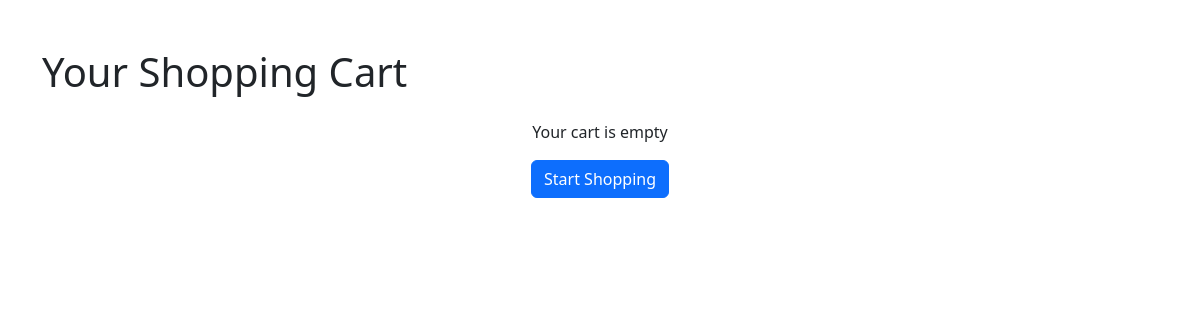
Page /cart/ (signed in) on the earlier database version.
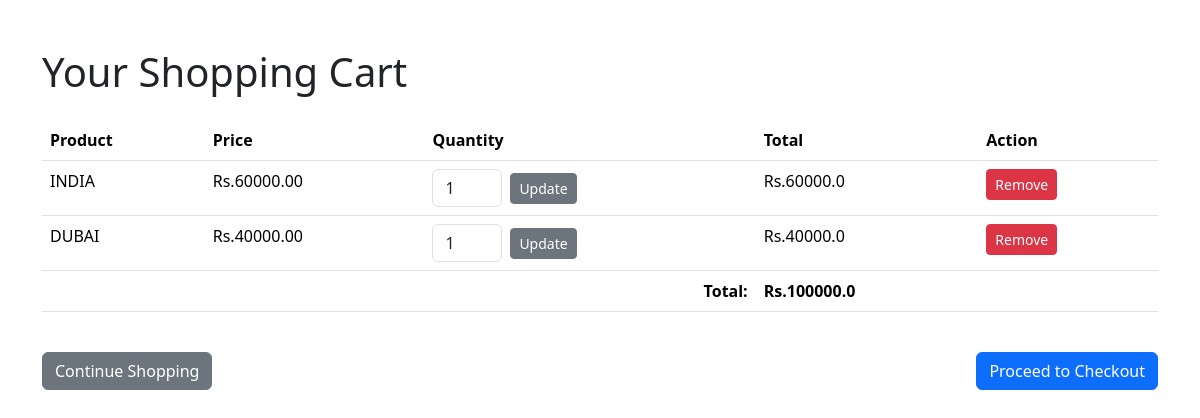
Same page on the later database version.
### myapp/models.py (models this page shows, shortened)
class CartItem(models.Model):
    cart = models.ForeignKey(Cart, related_name="items", on_delete=models.CASCADE)
    product = models.ForeignKey(Product, on_delete=models.CASCADE)
    quantity = models.PositiveIntegerField(default=1)

class Product(models.Model):
    name = models.CharField(max_length=255)
    price = models.DecimalField(max_digits=10, decimal_places=2)
    description = models.TextField()

### myapp/views.py (the view)
# urls.py: path('cart/', views.cart_view, name='cart'),
@login_required
def cart_view(request):
    cart, _ = Cart.objects.get_or_create(user=request.user)
    cart_items = []
    cart_total = 0
    for item in cart.items.all():
        item_total = float(item.product.price) * item.quantity
        cart_items.append({
            'item': item,
            'total': item_total
        })
        cart_total += item_total
    return render(request, 'cart.html', {
        'cart': cart,
        'cart_items': cart_items,
        'cart_total': cart_total
    })

### myapp/templates/cart.html (shortened to what this page needs)
{% load static %}
<!DOCTYPE html>
<html lang="en">
<head>
    <link href="https://cdn.jsdelivr.net/npm/bootstrap@5.3.3/dist/css/bootstrap.min.css" rel="stylesheet">
</head>
<body>
    <div class="container py-5">
        <h1 class="mb-4">Your Shopping Cart</h1>
        {% if cart_items %}
            <div class="table-responsive">
                <table class="table">
                    <thead>
                        <tr>
                            <th>Product</th>
                            <th>Price</th>
                            <th>Quantity</th>
                            <th>Total</th>
                            <th>Action</th>
                        </tr>
                    </thead>
                    <tbody>
                        {% for cart_item in cart_items %}
                        <tr>
                            <td>{{ cart_item.item.product.name }}</td>
                            <td>Rs.{{ cart_item.item.product.price }}</td>
                            <td>
                                <form action="{% url 'update_cart' cart_item.item.product.id %}" method="post" class="d-flex align-items-center">
                                    <input type="number" name="quantity" value="{{ cart_item.item.quantity }}" min="1" class="form-control" style="width: 70px">
                                    <button type="submit" class="btn btn-sm btn-secondary ms-2">Update</button>
                                </form>
                            </td>
                            <td>Rs.{{ cart_item.total }}</td>
                            <td>
                                <a href="{% url 'remove_from_cart' cart_item.item.product.id %}" class="btn btn-danger btn-sm">Remove</a>
                            </td>
                        </tr>
                        {% endfor %}
                    </tbody>
                    <tfoot>
                        <tr>
                            <td colspan="3" class="text-end"><strong>Total:</strong></td>
                            <td><strong>Rs.{{ cart_total }}</strong></td>
                            <td></td>
                        </tr>
                    </tfoot>
                </table>
            </div>
            <div class="d-flex justify-content-between mt-4">
                <a href="{% url 'home' %}" class="btn btn-secondary">Continue Shopping</a>
                <a href="{% url 'checkout' %}" class="btn btn-primary">Proceed to Checkout</a>
            </div>
        {% else %}
            <div class="text-center">
                <p>Your cart is empty</p>
                <a href="{% url 'home' %}" class="btn btn-primary">Start Shopping</a>
            </div>
        {% endif %}
    </div>
</body>
</html>

Differences in the rows shown:
added CartItem: item.product.name "INDIA", item.product.price "60000.00", quantity "1", total "60000.0"
added CartItem: item.product.name "DUBAI", item.product.price "40000.00", quantity "1", total "40000.0"
Other differences:
{{ cart_total }}: (not shown) → "100000.0"
text no longer shown: "Your cart is empty Start Shopping"
text now shown: "Product Price Quantity Total Action Total: Rs. Continue Shopping Proceed to Checkout"
